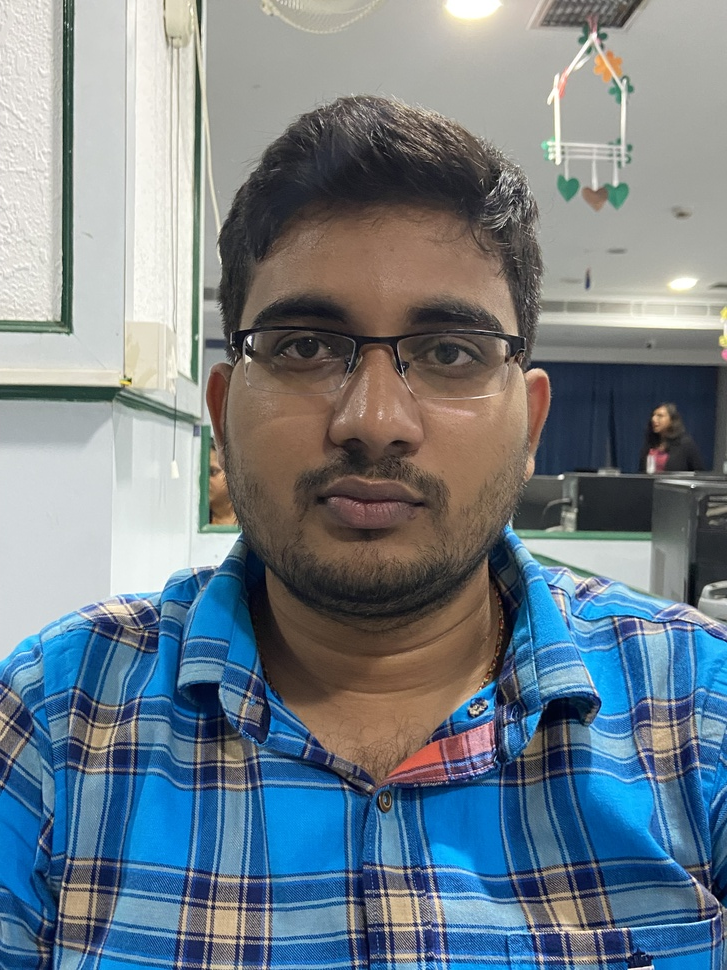
#> input picture 1.jpeg, 727 x 970 px, shrunk from 3024 x 4032 before the run
$ jupyter execute --allow-errors Untitled3.ipynb
#> lines starting #> are read from the running program, lines starting #| are printed output that depends on the picture
[cell 1]
import re
text = "my name is kishored , my is dob 10/05/1998 ,  I joined in the sri chaitanya college at 09/7/2022, I joined in the sri chaitanya college at 09/7/2022 I joined in the sri chaitanya college at 09/7/2022 I joined in the sri chaitanya college at 09/7/2022"
dob_regex = r'\b\d{1,2}/\d{1,2}/\d{4}\b' # regular expression pattern to match DOB in format dd/mm/yyyy
dob_matches = re.findall(dob_regex, text)
if dob_matches:
    dob = dob_matches[1]
    print("DOB:", dob)
else:
    print("DOB not found in text")

[cell 2]
index = text.find("dob")
print(index)

[cell 3]
#!python -m spacy download en_core_web_sm

[cell 4]
import spacy
#> (the rest of this cell did not finish here and is left out)

[cell 5]
import spacy

#> (a cell that did not finish here is left out)

[cell 7]
import cv2

# Load the image
img = cv2.imread("./1.jpeg")
#> img is the input picture: shape (970, 727, 3); mean B, G, R 137.4, 127.4, 114.2

# Load the pre-trained Haar Cascade classifier for face detection
face_cascade = cv2.CascadeClassifier("haarcascade_frontalface_default.xml")

# Convert the image to grayscale
gray = cv2.cvtColor(img, cv2.COLOR_BGR2GRAY)
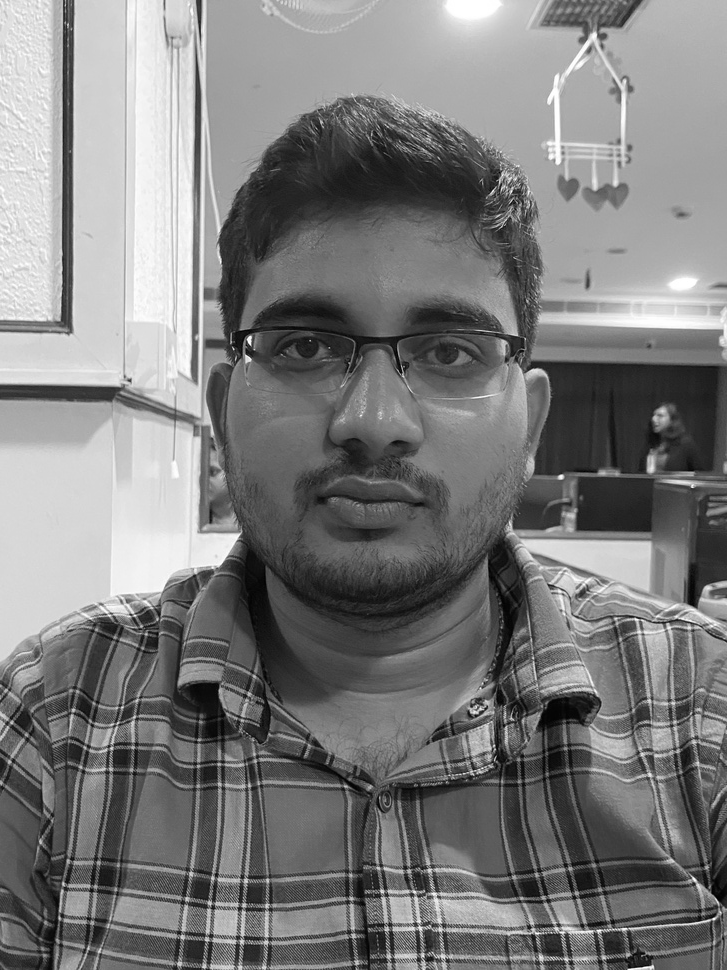
#> gray: shape (970, 727); min 0, max 255, mean 124.6

# # Detect faces in the image
# faces = face_cascade.detectMultiScale(gray, scaleFactor=1.3, minNeighbors=5)


# # Blur the faces
# for (x, y, w, h) in faces:
#     # Crop the face region
#     face_roi = img[y:y+h, x:x+w]

#     # Apply a Gaussian blur to the face region
#     blurred_face = cv2.GaussianBlur(face_roi, (25, 25), 0)

#     # Replace the original face region with the blurred face region
#     img[y:y+h, x:x+w] = blurred_face

# # Save the blurred image
# cv2.imwrite("blurred_image.jpg", img)
print(gray)
#> (printed output is left out)
